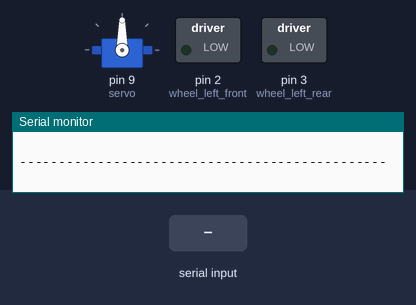
The sketch below on a simulated Arduino Uno, built with avr-gcc and run on an emulated ATmega328P. Parts: servo, switched loads named in the sketch (green lamp = pin HIGH), the last lines printed to the serial monitor. Inputs (shaded band) come from the test bench.

Above: at 1.6 s.
1.7 s: "a" received over Serial
At 2.9 s:
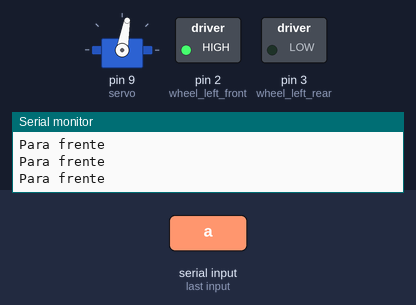
3.2 s: "d" received over Serial
At 4.4 s:
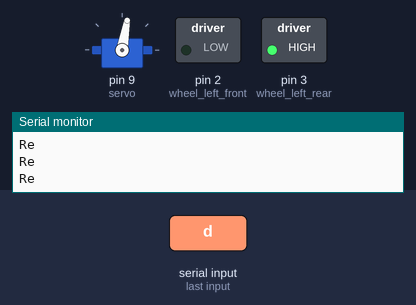
4.7 s: "h" received over Serial
At 5.3 s:
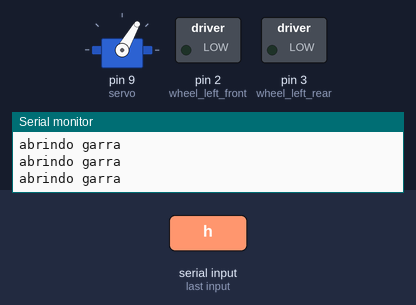
6.2 s: "c" received over Serial
At 7.4 s:
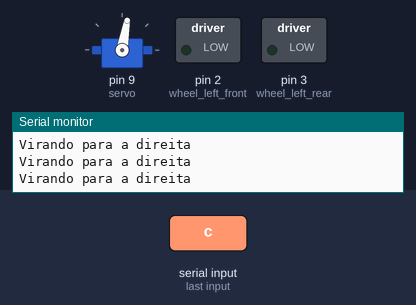
Timing chart, 0 to 8.7 s (numbered marks = the images above; inputs shaded):
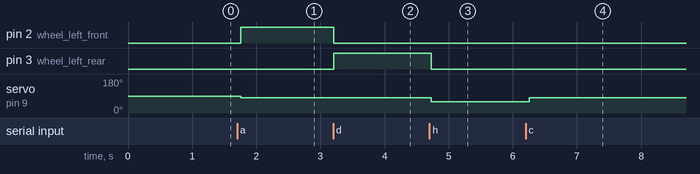

The sketch:

rescue_bots_arduino.ino
```cpp
#include "Arduino.h"
#include <Servo.h>

Servo servo;
int wheel_left_front = 2;
int wheel_left_rear = 3;
int wheel_right_front = 4;
int wheel_right_rear = 5;

char android = 'y';
char incomingByte = 0;


void setup() {
  servo.attach(9);
  pinMode(wheel_left_front, OUTPUT);
  pinMode(wheel_left_rear, OUTPUT);
  pinMode(wheel_left_front, OUTPUT);
  pinMode(wheel_left_front, OUTPUT);


  Serial.begin(9600);
  while (!Serial){
    ;
  }
/*                     /~@@~\,
 _______ . _\_\___/\ __ /\___|_|_ . _______
/ ____  |=|      \  <_+>  /      |=|  ____ \
~|    |\|=|======\\______//======|=|/|    |~
 |_   |    \      |      |      /    |    |
  \==-|     \     |  2D  |     /     |----|~~)
  |   |      |    |      |    |      |____/~/
  |   |       \____\____/____/      /    / /
  |   |         {----------}       /____/ /
  |___|        /~~~~~~~~~~~~\     |_/~|_|/
   \_/        [/~~~~~||~~~~~\]     /__|\
   | |         |    ||||    |     (/|[[\)
   [_]        |     |  |     |
              |_____|  |_____|
              (_____)  (_____)
              |     |  |     |
              |     |  |     |
              |/~~~\|  |/~~~\|
              /|___|\  /|___|\
             <_______><_______>
*/

  Serial.println("-----------------------------------------------");
  Serial.println("  ");
  Serial.println("RescueBots");
  Serial.println("TCC Engenharia de Controle e Automacao");
  Serial.println("Aron Scolaro");
  Serial.println("  ");
  Serial.println("-----------------------------------------------");
  Serial.println("  ");
  Serial.println("Sistema Pronto");
  Serial.println("  ");
  Serial.println("-----------------------------------------------");
  Serial.println("  ");
  Serial.println("Digite o char desejado, se nao");
  Serial.println("conhece as funcoes digite 'z' para");
  Serial.println("exibir a lista. ");
  Serial.println("  ");
  Serial.println("Pode tambem controlar usando o joystick");
  Serial.println("ou entrar no modo de busca automatica.");
  Serial.println("  ");
  Serial.println("Vamos la!");
  Serial.println("  ");
  Serial.println("Entre com a opcao desejada:  ");
  Serial.println("  ");
  Serial.println("-----------------------------------------------");
  Serial.println("  ");


}

void loop(){

  //Serial.println("connect()");
  if (Serial.available() > 0) {
    // read the incoming byte:
    incomingByte = Serial.read();
    //Filtro de entrada -> a = 97, z = 122
    if (incomingByte < 97){
      incomingByte = 121;
    }
    android = incomingByte;
    //Serial.print("Received: ");
    //Serial.println(incomingByte, DEC);
    if ((incomingByte >=97 ) && (incomingByte < 122) && (incomingByte != 121)){
      Serial.print("Adroid send: ");
      Serial.println(android);
    }
    }

  // Go ahead!
  if (android == 'a'){
    Serial.println("Para frente");
    digitalWrite(wheel_left_front, HIGH);
    digitalWrite(wheel_right_front, HIGH);
    digitalWrite(wheel_left_rear, LOW);
    digitalWrite(wheel_right_rear, LOW);
    servo.write(80);
  }

  // Turn right - front
  if (android == 'b'){
    Serial.println("Virando para a esquerda");
    digitalWrite(wheel_left_front, HIGH);
    digitalWrite(wheel_right_front, LOW);
    digitalWrite(wheel_left_rear, LOW);
    digitalWrite(wheel_right_rear, LOW);
    servo.write(80);
  }

  // Turn left - front
  if (android == 'c'){
    Serial.println("Virando para a direita");
    digitalWrite(wheel_left_front, LOW);
    digitalWrite(wheel_right_front, HIGH);
    digitalWrite(wheel_left_rear, LOW);
    digitalWrite(wheel_right_rear, LOW);
    servo.write(80);
  }

  // Rear
  if (android == 'd'){
    Serial.println("Re");
    digitalWrite(wheel_left_front, LOW);
    digitalWrite(wheel_right_front, LOW);
    digitalWrite(wheel_left_rear, HIGH);
    digitalWrite(wheel_right_rear, HIGH);
    servo.write(80);
  }

  // Turn left - rear
  if (android == 'e'){
    Serial.println("Virando a esquerda com re");
    digitalWrite(wheel_left_front, LOW);
    digitalWrite(wheel_right_front, LOW);
    digitalWrite(wheel_left_rear, HIGH);
    digitalWrite(wheel_right_rear, LOW);
    servo.write(80);
  }

  // Turn right - rear
  if (android == 'f'){
    Serial.println("virando a direita com re");
    digitalWrite(wheel_left_front, LOW);
    digitalWrite(wheel_right_front, LOW);
    digitalWrite(wheel_left_rear, LOW);
    digitalWrite(wheel_right_rear, HIGH);
    servo.write(80);

  }

  // Turn left - break
  if (android == 'g'){
    Serial.println("Freando");
    digitalWrite(wheel_left_front, LOW);
    digitalWrite(wheel_right_front, LOW);
    digitalWrite(wheel_left_rear, LOW);
    digitalWrite(wheel_right_rear, LOW);
    servo.write(80);
  }

  if (android == 'h'){
    Serial.println("abrindo garra");
    digitalWrite(wheel_left_front, LOW);
    digitalWrite(wheel_right_front, LOW);
    digitalWrite(wheel_left_rear, LOW);
    digitalWrite(wheel_right_rear, LOW);
    servo.write(60);

  }

  if (android == 'i'){
    Serial.println("fechando garra");
    digitalWrite(wheel_left_front, LOW);
    digitalWrite(wheel_right_front, LOW);
    digitalWrite(wheel_left_rear, LOW);
    digitalWrite(wheel_right_rear, LOW);
    servo.write(80);
  }

  if (android == 'z'){
    Serial.println("----------------------");
    Serial.println("Lista:");
    Serial.println("a = Para frente");
    Serial.println("b = Direita");
    Serial.println("c = Esquerda");
    Serial.println("d = Re");
    Serial.println("e = Esquerda com re");
    Serial.println("f = Direita com re");
    Serial.println("g = Parar");
    Serial.println("----------------------");
  }
  delay(80);
}
```

.ino.cpp
```cpp
#ifdef __IN_ECLIPSE__
//This is a automatic generated file
//Please do not modify this file
//If you touch this file your change will be overwritten during the next build
//This file has been generated on 2016-06-28 17:49:04

#include "Arduino.h"
#include "Arduino.h"
#include <Servo.h>
void setup() ;
void loop();

#include "rescue_bots_arduino.ino"


#endif
```

Measured:
- after the input at 1.7 s, pin 2 (wheel_left_front): LOW → HIGH after 0.06 s; servo on pin 9 (servo): 90° → 80° after 0.06 s
- after the input at 3.2 s, pin 2 (wheel_left_front): HIGH → LOW at once; pin 3 (wheel_left_rear): LOW → HIGH at once
- after the input at 4.7 s, pin 3 (wheel_left_rear): HIGH → LOW at once; servo on pin 9 (servo): 80° → 60° at once
- after the input at 6.2 s, servo on pin 9 (servo): 60° → 80° after 0.05 s
